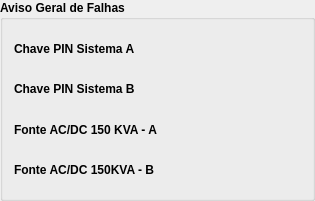
            <widget class="QGroupBox" name="groupBox_4">
             <property name="minimumSize">
              <size>
               <width>315</width>
               <height>201</height>
              </size>
             </property>
             <property name="maximumSize">
              <size>
               <width>315</width>
               <height>201</height>
              </size>
             </property>
             <property name="font">
              <font>
               <weight>75</weight>
               <bold>true</bold>
              </font>
             </property>
             <property name="title">
              <string>Aviso Geral de Falhas</string>
             </property>
             <layout class="QVBoxLayout" name="verticalLayout_78">
              <item>
               <layout class="QGridLayout" name="gridLayout_2">
                <item row="0" column="0">
                 <widget class="PyDMLabel" name="PyDMLabel_3">
                  <property name="toolTip">
                   <string/>
                  </property>
                  <property name="whatsThis">
                   <string/>
                  </property>
                  <property name="text">
                   <string>Chave PIN Sistema A</string>
                  </property>
                 </widget>
                </item>
                <item row="0" column="1">
                 <widget class="PyDMLed" name="led_pin_a">
                  <property name="toolTip">
                   <string/>
                  </property>
                  <property name="whatsThis">
                   <string/>
                  </property>
                 </widget>
                </item>
                <item row="1" column="0">
                 <widget class="PyDMLabel" name="PyDMLabel_4">
                  <property name="toolTip">
                   <string/>
                  </property>
                  <property name="whatsThis">
                   <string/>
                  </property>
                  <property name="text">
                   <string>Chave PIN Sistema B</string>
                  </property>
                 </widget>
                </item>
                <item row="1" column="1">
                 <widget class="PyDMLed" name="led_pin_b">
                  <property name="toolTip">
                   <string/>
                  </property>
                  <property name="whatsThis">
                   <string/>
                  </property>
                 </widget>
                </item>
                <item row="2" column="0">
                 <widget class="PyDMLabel" name="PyDMLabel_5">
                  <property name="toolTip">
                   <string/>
                  </property>
                  <property name="whatsThis">
                   <string/>
                  </property>
                  <property name="text">
                   <string>Fonte AC/DC 150 KVA - A</string>
                  </property>
                 </widget>
                </item>
                <item row="2" column="1">
                 <widget class="PyDMLed" name="led_power_supply_a">
                  <property name="toolTip">
                   <string/>
                  </property>
                  <property name="whatsThis">
                   <string/>
                  </property>
                 </widget>
                </item>
                <item row="3" column="0">
                 <widget class="PyDMLabel" name="PyDMLabel_6">
                  <property name="toolTip">
                   <string/>
                  </property>
                  <property name="whatsThis">
                   <string/>
                  </property>
                  <property name="text">
                   <string>Fonte AC/DC 150KVA - B</string>
                  </property>
                 </widget>
                </item>
                <item row="3" column="1">
                 <widget class="PyDMLed" name="led_power_supply_b">
                  <property name="toolTip">
                   <string/>
                  </property>
                  <property name="whatsThis">
                   <string/>
                  </property>
                 </widget>
                </item>
               </layout>
              </item>
             </layout>
            </widget>
